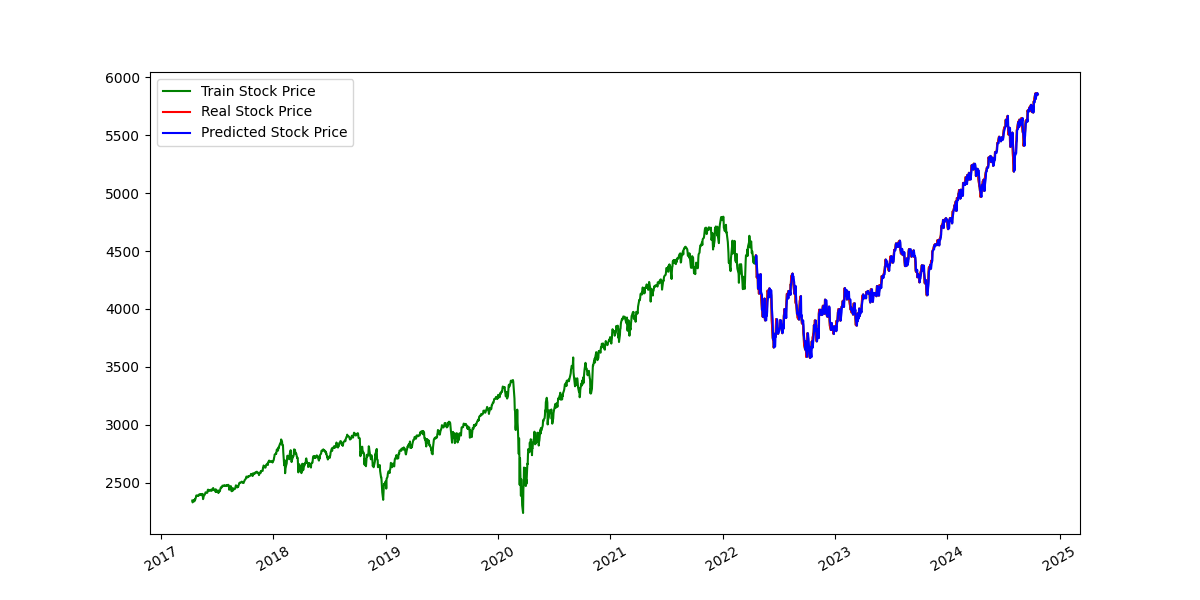

Recreate this plot in Python.
#S&P 500 - ARIMA

import pandas as pd
import matplotlib.pyplot as plt
import matplotlib.pyplot as plt

from statistical_models import ARIMA_Model

in_folder = "/STAT_4188_Final_Project"

stock = pd.read_csv(in_folder + "/sp500_10_years_data.csv", index_col="Date", parse_dates = True)

stock = stock.rename(columns={'Close/Last':'Close'})

stock = stock.iloc[::-1] # reverses the initial dataset

print(stock.tail(5))

print(stock.columns)

series = stock[['Close']].copy()

train_rate = int(len(series['Close']) * 0.75)

test_set_index = series['Close'][train_rate:].index

arima = ARIMA_Model(series,'Close',train_rate)

d_and_series = arima.arima_d_param_selection()

series_diff = d_and_series[1]

d = d_and_series[0]

print("the p-value is ", arima.test_stationarity(series_diff))

print("the differencing value is ", d)

series_diff = series_diff.dropna()

ar_ma_lags = arima.arima_ar_ma_selection(series_diff)

p = ar_ma_lags[0]
q = ar_ma_lags[1]

print("AR lags p: ", p)
print("MA lags q: ", q)

training_result = arima.arima_training(p,d,q)

training_dict = {"actual": training_result[0], "predicted": training_result[1]}

arima.arima_evaluation(training_dict["predicted"], training_dict["actual"])

# visualization 

plt.figure(figsize=(12,6))
plt.plot(series.index[-int(train_rate):], series['Close'].tail(int(train_rate)), color='green', label = 'Train Stock Price')
plt.plot(test_set_index, training_dict["actual"], color='red', label='Real Stock Price')
plt.plot(test_set_index, training_dict["predicted"], color='blue', label='Predicted Stock Price')
plt.xticks(rotation=30)
plt.legend()
plt.show()
